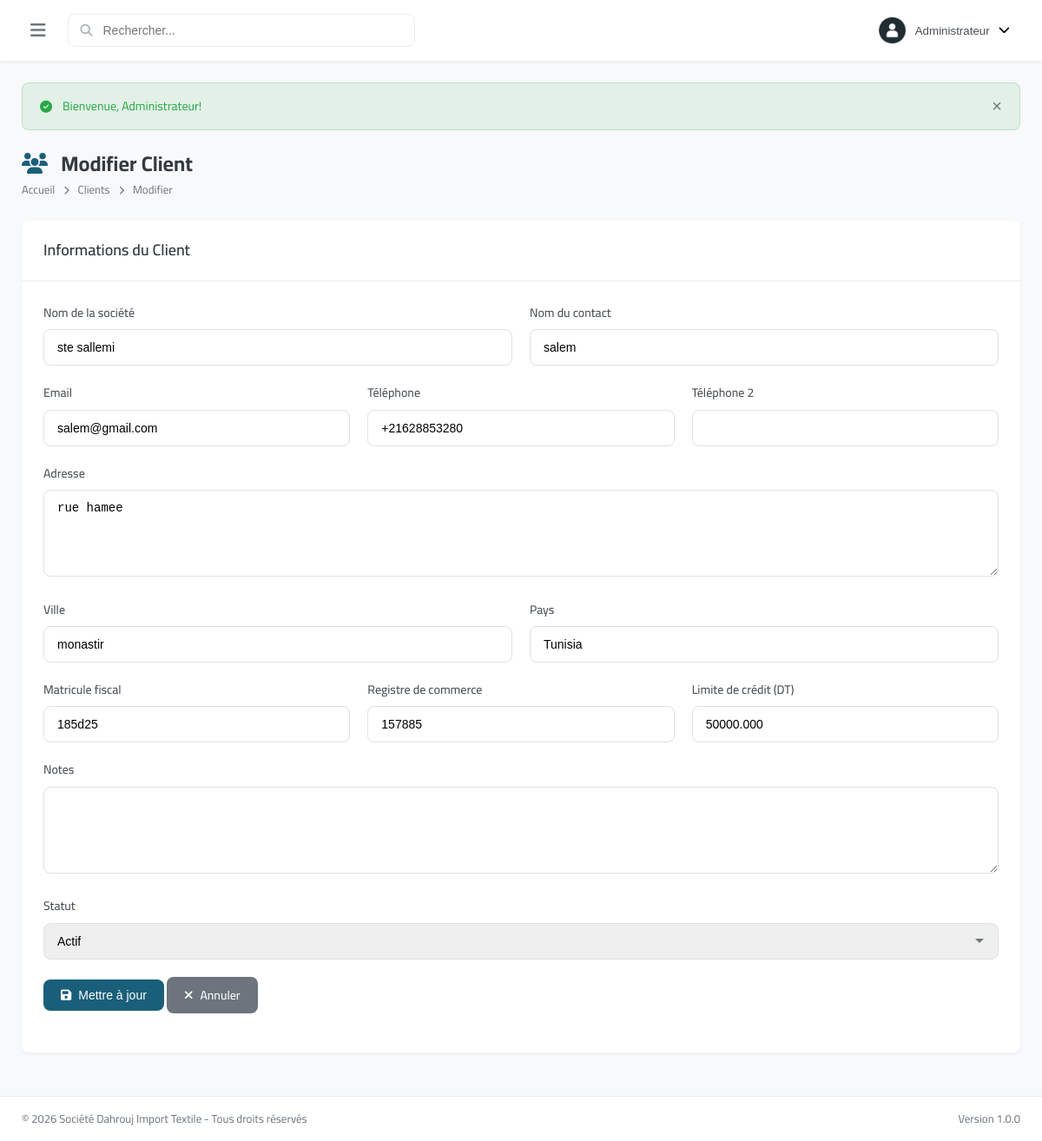
Page /modules/customers/edit.php?id=1 (signed in) on the committed database.
### tables this page shows
CREATE TABLE `customers` (
  `id` int(11) NOT NULL,
  `code` varchar(50) NOT NULL,
  `company_name` varchar(200) DEFAULT NULL,
  `contact_name` varchar(100) DEFAULT NULL,
  `email` varchar(100) DEFAULT NULL,
  `phone` varchar(20) DEFAULT NULL,
  `phone2` varchar(20) DEFAULT NULL,
  `address` text DEFAULT NULL,
  `city` varchar(50) DEFAULT NULL,
  `country` varchar(50) DEFAULT 'Tunisia',
  `tax_number` varchar(50) DEFAULT NULL,
  `registration_number` varchar(50) DEFAULT NULL,
  `credit_limit` decimal(15,3) DEFAULT 0.000,
  `balance` decimal(15,3) DEFAULT 0.000,
  `status` enum('active','inactive') DEFAULT 'active',
  `notes` text DEFAULT NULL,
  `created_at` datetime DEFAULT current_timestamp(),
  `updated_at` datetime DEFAULT current_timestamp() ON UPDATE current_timestamp()
);

### modules/customers/edit.php (the view, shortened to what this page needs)
<?php
$db = getDB();
$id = intval($_GET['id'] ?? 0);
$stmt = $db->prepare("SELECT * FROM customers WHERE id = ?");
$stmt->execute([$id]);
$customer = $stmt->fetch();
require_once '../../includes/header.php';
?>
<div class="page-header">
    <div>
        <h1 class="page-title"><i class="fas fa-users"></i> Modifier Client</h1>
        <nav class="breadcrumb">
            <a href="../../index.php">Accueil</a>
            <i class="fas fa-chevron-right"></i>
            <a href="index.php">Clients</a>
            <i class="fas fa-chevron-right"></i>
            <span>Modifier</span>
        </nav>
    </div>
</div>
<div class="card">
    <div class="card-header">
        <h3 class="card-title">Informations du Client</h3>
    </div>
    <div class="card-body">
        <form method="POST" action="" data-validate>
            <div class="form-row">
                <div class="form-group">
                    <label for="company_name">Nom de la société</label>
                    <input type="text" id="company_name" name="company_name" class="form-control"
                           value="<?php echo $customer['company_name']; ?>">
                </div>
                <div class="form-group">
                    <label for="contact_name">Nom du contact</label>
                    <input type="text" id="contact_name" name="contact_name" class="form-control"
                           value="<?php echo $customer['contact_name']; ?>">
                </div>
            </div>
            <div class="form-row">
                <div class="form-group">
                    <label for="email">Email</label>
                    <input type="email" id="email" name="email" class="form-control"
                           value="<?php echo $customer['email']; ?>">
                </div>
                <div class="form-group">
                    <label for="phone">Téléphone</label>
                    <input type="tel" id="phone" name="phone" class="form-control"
                           value="<?php echo $customer['phone']; ?>">
                </div>
                <div class="form-group">
                    <label for="phone2">Téléphone 2</label>
                    <input type="tel" id="phone2" name="phone2" class="form-control"
                           value="<?php echo $customer['phone2']; ?>">
                </div>
            </div>
            <div class="form-group">
                <label for="address">Adresse</label>
                <textarea id="address" name="address" class="form-control" rows="2"><?php echo $customer['address']; ?></textarea>
            </div>
            <div class="form-row">
                <div class="form-group">
                    <label for="city">Ville</label>
                    <input type="text" id="city" name="city" class="form-control"
                           value="<?php echo $customer['city']; ?>">
                </div>
                <div class="form-group">
                    <label for="country">Pays</label>
                    <input type="text" id="country" name="country" class="form-control"
                           value="<?php echo $customer['country']; ?>">
                </div>
            </div>
            <div class="form-row">
                <div class="form-group">
                    <label for="tax_number">Matricule fiscal</label>
                    <input type="text" id="tax_number" name="tax_number" class="form-control"
                           value="<?php echo $customer['tax_number']; ?>">
                </div>
                <div class="form-group">
                    <label for="registration_number">Registre de commerce</label>
                    <input type="text" id="registration_number" name="registration_number" class="form-control"
                           value="<?php echo $customer['registration_number']; ?>">
                </div>
                <div class="form-group">
                    <label for="credit_limit">Limite de crédit (DT)</label>
                    <input type="number" id="credit_limit" name="credit_limit" class="form-control"
                           step="0.001" min="0" value="<?php echo $customer['credit_limit']; ?>">
                </div>
            </div>
            <div class="form-group">
                <label for="notes">Notes</label>
                <textarea id="notes" name="notes" class="form-control" rows="3"><?php echo $customer['notes']; ?></textarea>
            </div>
            <div class="form-group">
                <label for="status">Statut</label>
                <select id="status" name="status" class="form-control">
                    <option value="active" <?php echo $customer['status'] === 'active' ? 'selected' : ''; ?>>Actif</option>
                </select>
            </div>
            <div class="form-group">
                <button type="submit" class="btn btn-primary">
                    <i class="fas fa-save"></i> Mettre à jour
                </button>
                <a href="index.php" class="btn btn-secondary">
                    <i class="fas fa-times"></i> Annuler
                </a>
            </div>
        </form>
    </div>
</div>
<?php require_once '../../includes/footer.php'; ?>

### assets/css/style.css (style rules this page uses)
:root { --primary-color: #1a5f7a; --primary-dark: #134b61; --primary-light: #2d8faf; --secondary-color: #c84b31; --secondary-dark: #a33d27; --success-color: #28a745; --warning-color: #ffc107; --danger-color: #dc3545; --info-color: #17a2b8; --light-color: #f8f9fa; --dark-color: #343a40; --gray-100: #f8f9fa; --gray-200: #e9ecef; --gray-300: #dee2e6; --gray-400: #ced4da; --gray-500: #adb5bd; --gray-600: #6c757d; --gray-700: #495057; --gray-800: #343a40; --gray-900: #212529; --sidebar-width: 280px; --sidebar-collapsed: 70px; --header-height: 70px; --footer-height: 50px; --border-radius: 8px; --border-radius-lg: 12px; --border-radius-sm: 4px; --shadow-sm: 0 2px 4px rgba(0,0,0,0.05); --shadow: 0 4px 6px rgba(0,0,0,0.1); --shadow-lg: 0 10px 25px rgba(0,0,0,0.15); --transition: all 0.3s ease; }
* { margin: 0; padding: 0; box-sizing: border-box; }
body { font-family: 'Cairo', -apple-system, BlinkMacSystemFont, 'Segoe UI', Roboto, sans-serif; font-size: 14px; line-height: 1.6; color: var(--gray-800); background-color: var(--gray-100); direction: ltr; }
a { text-decoration: none; color: inherit; transition: var(--transition); }
.page-header { display: flex; justify-content: space-between; align-items: center; margin-bottom: 25px; flex-wrap: wrap; gap: 15px; }
.page-title { font-size: 24px; font-weight: 700; color: var(--gray-800); }
.page-title i { color: var(--primary-color); margin-right: 10px; }
.breadcrumb { display: flex; align-items: center; gap: 10px; font-size: 13px; color: var(--gray-600); }
.breadcrumb i { font-size: 10px; }
.card { background: white; border-radius: var(--border-radius); box-shadow: var(--shadow-sm); margin-bottom: 25px; }
.card-header { padding: 20px 25px; border-bottom: 1px solid var(--gray-200); display: flex; justify-content: space-between; align-items: center; flex-wrap: wrap; gap: 15px; }
.card-title { font-size: 18px; font-weight: 600; color: var(--gray-800); }
.card-body { padding: 25px; }
.btn { display: inline-flex; align-items: center; justify-content: center; gap: 8px; padding: 10px 20px; font-size: 14px; font-weight: 500; border-radius: var(--border-radius); border: none; cursor: pointer; transition: var(--transition); }
.btn-primary { background: var(--primary-color); color: white; }
.btn-secondary { background: var(--gray-600); color: white; }
.form-group { margin-bottom: 20px; }
.form-row { display: grid; grid-template-columns: repeat(auto-fit, minmax(200px, 1fr)); gap: 20px; }
label { display: block; margin-bottom: 8px; font-weight: 500; color: var(--gray-700); }
.form-control { width: 100%; padding: 12px 15px; border: 1px solid var(--gray-300); border-radius: var(--border-radius); font-size: 14px; transition: var(--transition); }
select.form-control { appearance: none; background-repeat: no-repeat; background-position: right 15px center; padding-right: 40px; }
textarea.form-control { resize: vertical; min-height: 100px; }

### rows in the picture
customers: company_name "ste sallemi", contact_name "salem", email "salem@gmail.com", phone "+21628853280", address "rue hamee", city "monastir", country "Tunisia", tax_number "185d25", registration_number "157885", credit_limit "50000.000", status "Actif"

### other values in the picture
$_SESSION['user_name'] "Administrateur"
$flash['message'] "Bienvenue, Administrateur!"
APP_NAME "Société Dahrouj Import Textile"
APP_VERSION "1.0.0"
